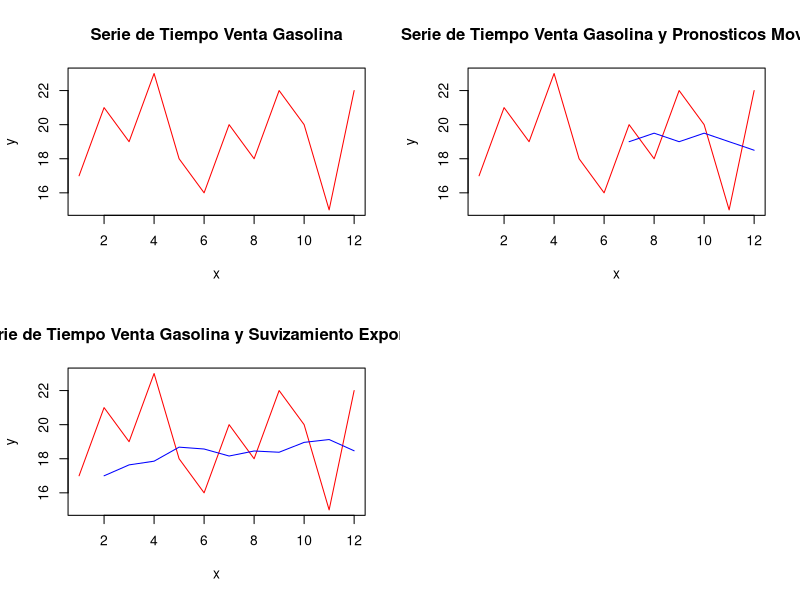

The R script that drew this image:
####################################################
##############    Ventas Gasolina    ############### 
####################################################

#Datos del Ejercicio:
y = c(17,21,19,23,18,16,20,18,22,20,15,22) #vector de ventas
x = c(1:length(y)) #vector de semanas


#Grafico de Dispersi�n
par(mfrow=c(2,2)) # varios gr�ficos en una sola pantalla
plot(x,y, type="l", pch = 19, col="red",main="Serie de Tiempo Venta Gasolina") #grafico de dispersion

#########################################
############ Promedio Movil #############
#########################################

n = 6 # Tama�o de la ventana
ma <- function(y,n){filter(y,rep(1/n,n), sides=1)} # funcion que permite mover la ventana por la serie de tiempo
wind = ma(y,n) # promedios moviles en la serie de tiempo  
pr = wind[n:(length(wind)-1)] #pronostico con el promedio movil
err_pr = y[n+1:(length(y)-n)]-pr #error del pronostico
sum_err_pr = sum(err_pr) #suma de error de pronostico
err_pr2 = err_pr^2 #error de pronostico al cuadrado
CME = sum(err_pr2)/length(pr) #cuadrado medio debido al error

plot(x,y, type="l", pch = 19, col="red",main="Serie de Tiempo Venta Gasolina y Pronosticos Moviles") #grafico de dispersion
par(new=TRUE)
lines(x[n+1:(length(wind)-n)],pr, type="l", pch = 19, col="blue") #grafico de dispersion del pronostico con el promedio movil

#########################################
###### Suavizamiento Exponencial ########
#########################################

alpha = 0.16 #valor de la constante de suavizamiento
sua = HoltWinters(y, alpha, beta=FALSE, gamma=FALSE) #suavizamiento exponencial
s1 = sua$fitted[,1] #valores del suavizamiento exponencial
err_pr_sua = y[2:(length(y))]-s1 #error del pronostico con suavizamiento
err_pr_sua2 = err_pr_sua^2 #error de pronostico con suavizamiento al cuadrado
CME_s = sum(err_pr_sua2)/length(s1) #cuadrado medio debido al error con suavizamiento

plot(x,y, type="l", pch = 19, col="red",main="Serie de Tiempo Venta Gasolina y Suvizamiento Exponencial") #grafico de dispersion
par(new=TRUE)
lines(x[2:(length(y))],s1, type="l", pch = 19, col="blue") #grafico de dispersion del pronostico con suavizamiento exponencial